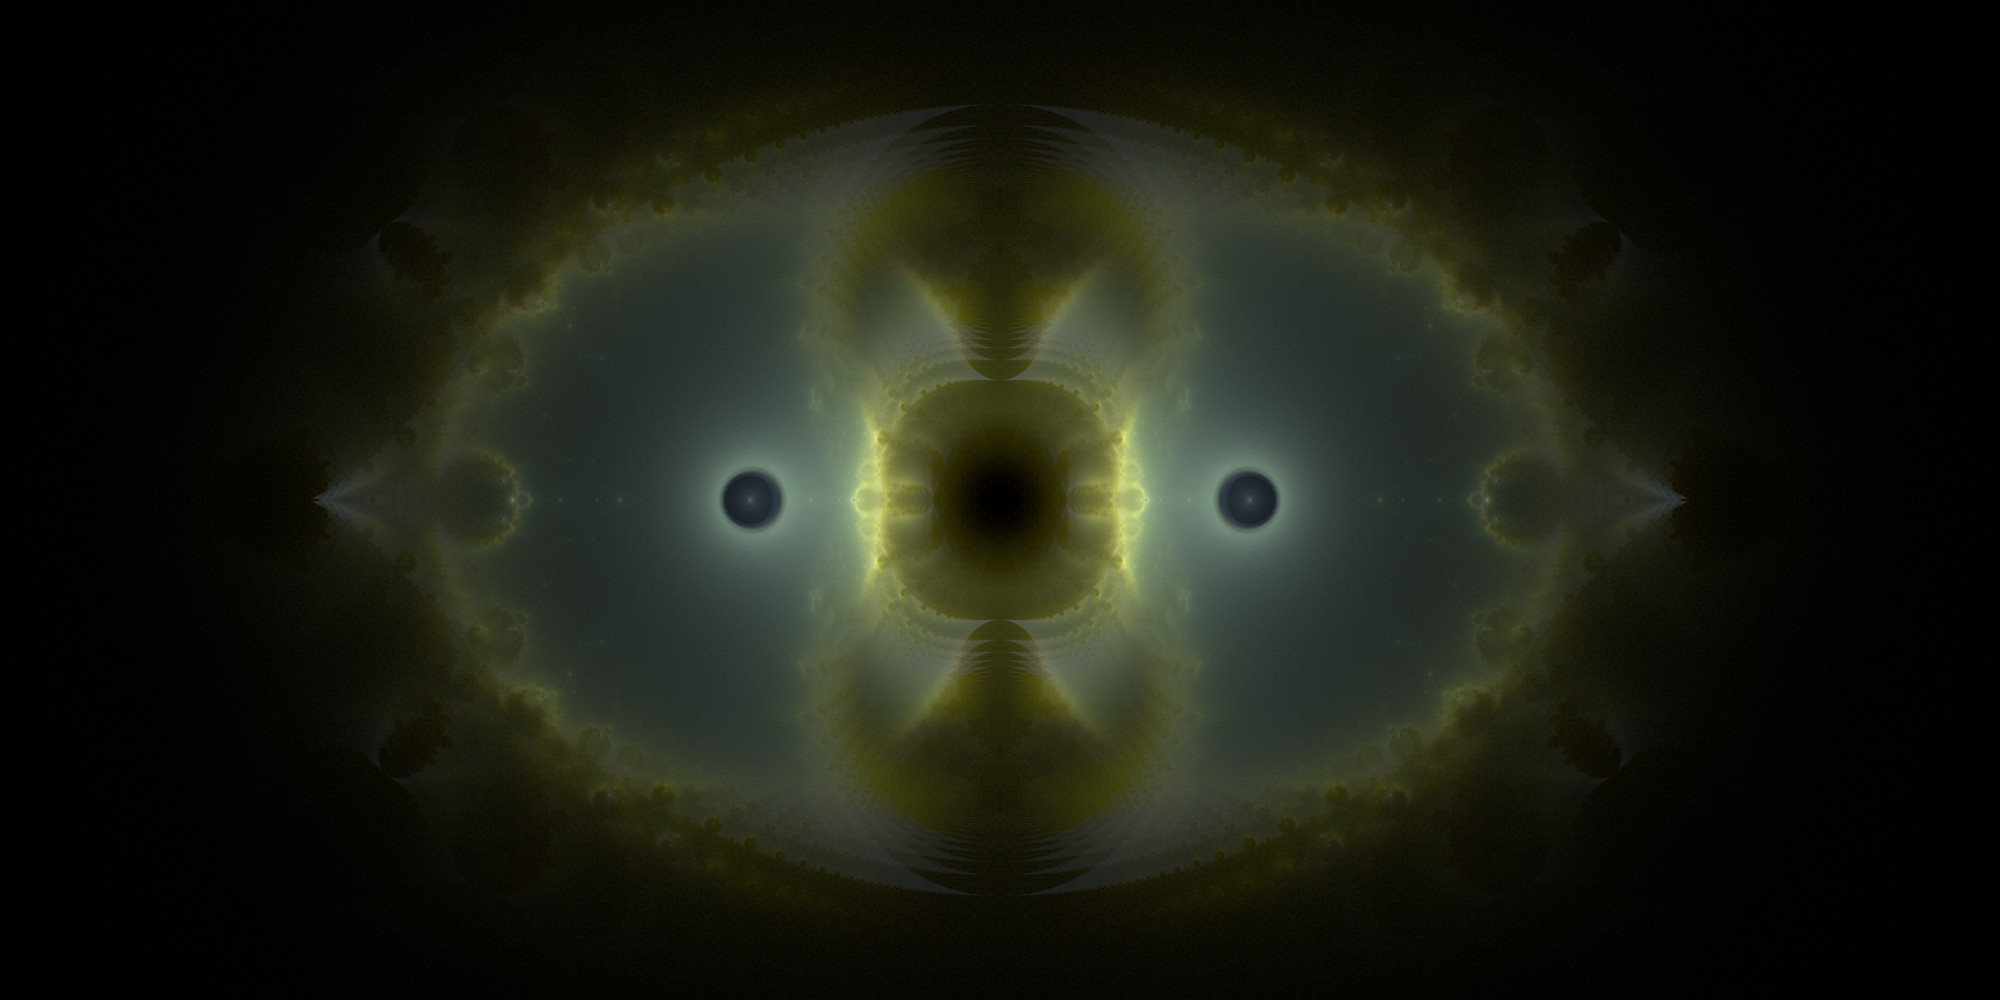

Reproduce this figure in Python.
from mandelpy import create_image, presets, post_processing

settings = presets["the_box"]
settings.width = 8000
settings.height = 4000
settings.block_size = (1000, 1000)

img = create_image(settings, verbose=True)
img = post_processing.remove_centre_vertical_pixels(img)
img = post_processing.remove_centre_horizontal_pixels(img)
img = post_processing.blur(img)
img = img.resize((2000, 1000))

img.save("the_box.jpg", quality=90)
